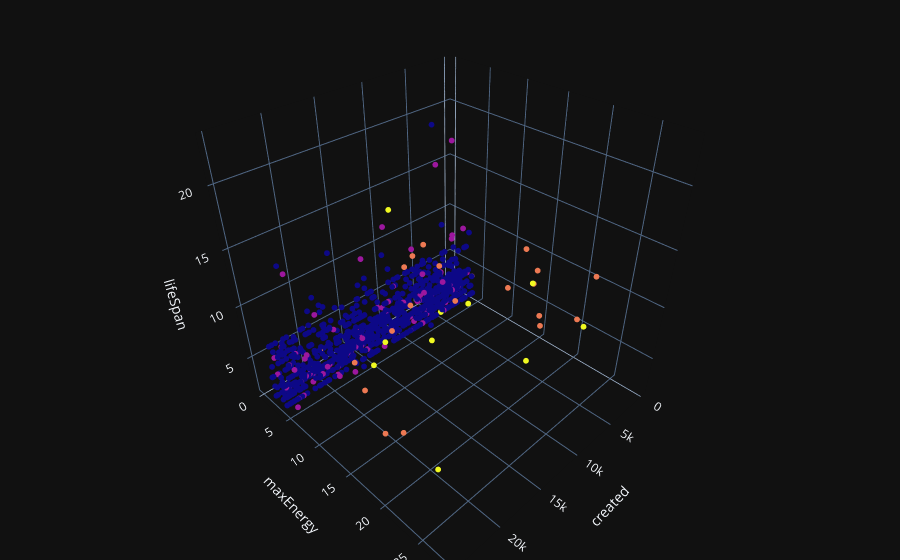

Here is the notebook cell this chart was saved with:
### Code cell
scatter_3d(df,
    x='created',
    y='maxEnergy',
    z='lifeSpan',
    color='sensors'
    ).show(config=config)

### Figure 1 — Plotly figure (JSON) as saved in the notebook; plotly's stock layout.template omitted (floating-point values rounded to 4 significant figures; data arrays with more than 128 entries replaced by an {"elided": "..."} marker saying what was removed)
{"data": [{"marker": {"color": {"elided": "1000 int values"}, "size": 2}, "mode": "markers", "type": "scatter3d", "x": {"elided": "1000 int values"}, "y": {"elided": "1000 int values"}, "z": {"elided": "1000 int values"}}], "layout": {"margin": {"b": 0, "l": 0, "r": 0, "t": 0}, "scene": {"xaxis": {"title": {"text": "created"}}, "yaxis": {"title": {"text": "maxEnergy"}}, "zaxis": {"title": {"text": "lifeSpan"}}}}}
